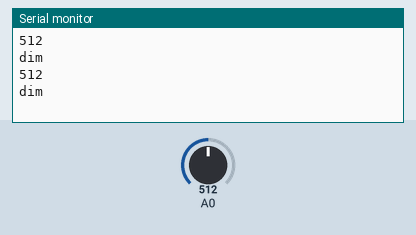
This sketch was run on a simulated Arduino Uno, built with avr-gcc and run on an emulated ATmega328P. Shown: the last lines printed to the serial monitor. The test bench sets the inputs (shaded band); at power-on: A0 = 512.

Above: at 1.8 s.
1.9 s: A0 set to 593
At 2.8 s:
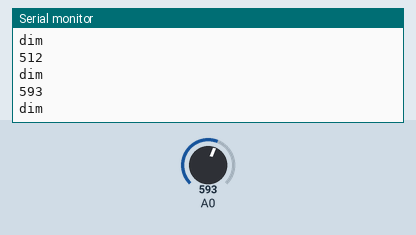
3.4 s: A0 set to 611
At 4.8 s:
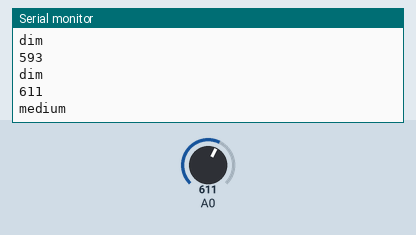
6.5 s: A0 set to 882
At 7.8 s:
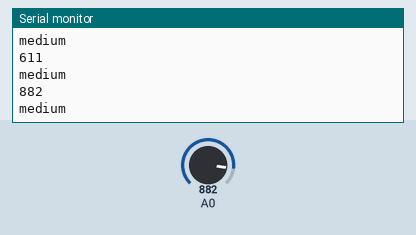
8.0 s: A0 set to 907
At 8.8 s:
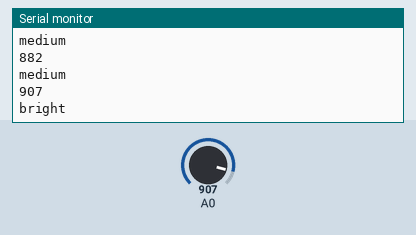
Timing chart, 0 to 11.0 s (numbered marks = the images above; inputs shaded):
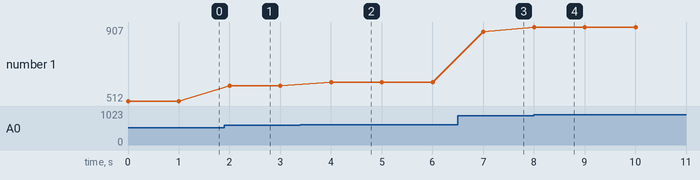

Measured:
- the behaviour switches between 599 and 600 on A0 (found by bisection; images 1 and 2)
- the behaviour switches between 899 and 900 on A0 (found by bisection; images 3 and 4)
- after the input at 1.9 s, the serial monitor: prints a new line after 0.10 s (image 1)
- after the input at 3.4 s, the serial monitor: prints a new line after 0.60 s (image 2)
- after the input at 6.5 s, the serial monitor: prints a new line after 0.50 s (image 3)
- after the input at 8.0 s, the serial monitor: prints a new line at once (image 4)
- plotted number 1: 512 → 593 after the input at 1.9 s, 593 → 611 after the input at 3.4 s, 611 → 882 after the input at 6.5 s, 882 → 907 after the input at 8.0 s

The sketch:

photoresistor.ino
```cpp
const int sensorMin =0;
const int sensorMax =900;
void setup() { Serial.begin(9600);
}
// 실험을 통해 발견된 최소 센서값 // 실험을 통해 발견된 최대 센서값
// 9600 속도로 시리얼 통신 시작

void loop()
{
  int sensorReading = analogRead(A0); // A0 핀에서 조도 센서값을 읽는다
  Serial.println(sensorReading);

  int range = map (sensorReading,sensorMin,sensorMax,0,3);
  switch(range) { // 0~3 범위에 따라
    case 0: Serial.println("dark"); break;
    case 1: Serial.println("dim"); break;
    case 2: Serial.println("medium");
      break;
    case 3:
      Serial.println("bright");
      break;
  }
  delay(1000);
}
```
